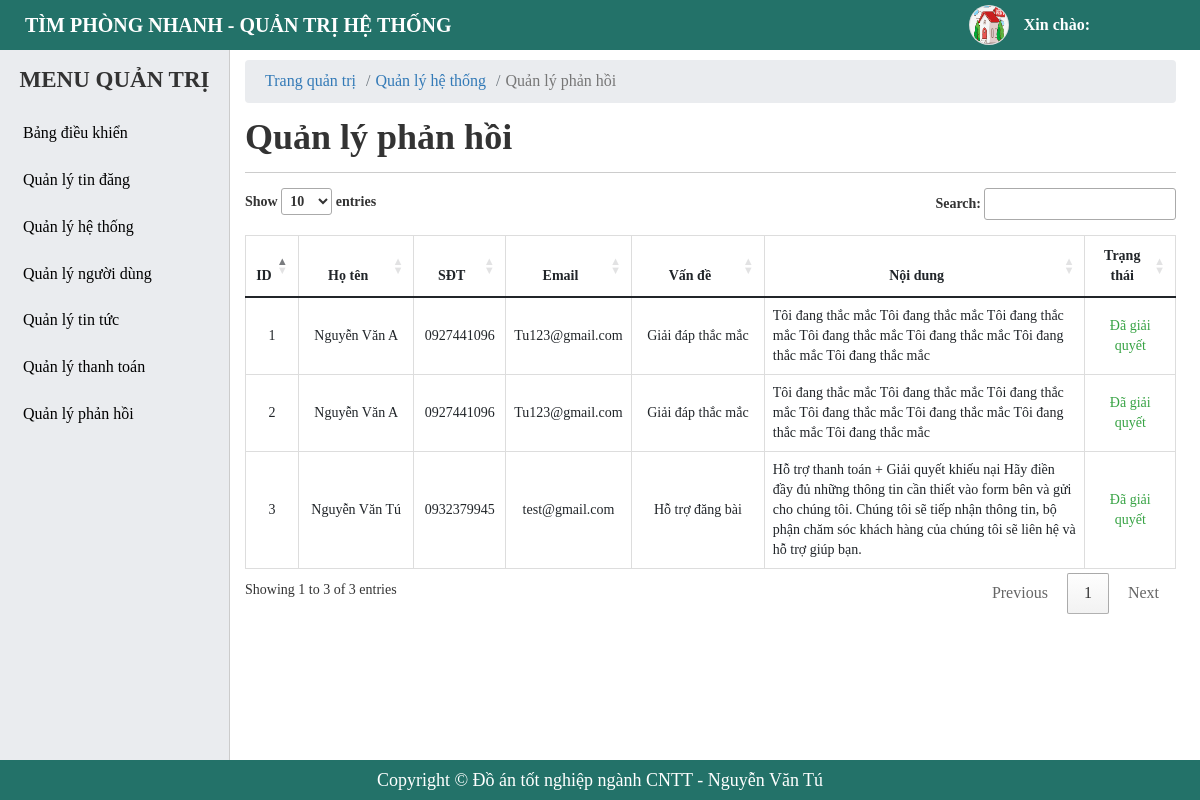
The app's page /admin/contact-manager.php with its own data.
### tables this page shows
CREATE TABLE `tbl_contact` (
  `id` int(11) NOT NULL,
  `name` varchar(255) NOT NULL,
  `phone` varchar(255) NOT NULL,
  `email` varchar(255) NOT NULL,
  `problem` tinyint(4) NOT NULL COMMENT 'vấn đề',
  `content` text NOT NULL COMMENT 'chi tiết, nội dung',
  `status` tinyint(4) NOT NULL DEFAULT 0,
  `created_at` timestamp NOT NULL DEFAULT current_timestamp()
);

### admin/contact-manager.php (the view, shortened to what this page needs)
<?php
    include './include/connect.php';
    $queryCon = $conn->prepare("SELECT * FROM tbl_contact WHERE status = 1");
    $queryCon->execute();
    $resultsCon = $queryCon->fetchAll(PDO::FETCH_OBJ);
?>
<!DOCTYPE html>
<html lang="en">
<head>
    <?php include('include/link-css.php');?>
</head>
<body>
    <?php
     include('include/header.php');
    ?>
    <div id="main">
        <?php
        include('include/sidebar.php');
        ?>
        <div id="main-right">
            <nav aria-label="breadcrumb">
                <ol class="breadcrumb">
                    <li class="breadcrumb-item"><a href="#">Trang quản trị</a></li>
                    <li class="breadcrumb-item"><a href="#">Quản lý hệ thống</a></li>
                    <li class="breadcrumb-item active" aria-current="page">Quản lý phản hồi</li>
                </ol>
            </nav>
            <section class="main-right-title">
                <div class="form-title">
                    <h1>Quản lý phản hồi</h1>
                </div>
            </section>
            <div class="main-right-table">
                <table class="table table-bordered table-post-list" id = "table-manage">
                    <thead>
                        <tr>
                            <th style="width: 5%;" >ID</th>
                            <th style="width: 13%;" >Họ tên</th>
                            <th style="width: 10%;" >SĐT</th>
                            <th style="width: 10%;" >Email</th>
                            <th style="width: 15%;" >Vấn đề</th>
                            <th style="width: 37%;" >Nội dung</th>
                            <th style="width: 10%;" >Trạng thái</th>
                        </tr>
                    </thead>
                    <tbody >
                        <?php foreach ($resultsCon as $key => $value) { ?>
                            <tr>
                                <td><?php echo $key+1 ?></td>
                                <td>
                                    <p><?php echo $value -> name ?></p>
                                </td>
                                <td>
                                    <p><?php echo $value -> phone ?></p>
                                </td>
                                <td>
                                    <p><?php echo $value -> email ?></p>
                                </td>
                                <td>
                                    <?php if($value -> problem == 1){ ?>
                                        <p>Giải đáp thắc mắc</p>
                                    <?php }if($value -> problem == 2){ ?>
                                        <p>Hỗ trợ đăng bài</p>
                                    <?php }if($value -> problem == 3){ ?>
                                        <p>Hỗ trợ thanh toán</p>
                                    <?php }if($value -> problem == 4){ ?>
                                        <p>Giải quyết khiếu nại</p>
                                    <?php } ?>
                                </td>
                                <td  style="text-align: left; ">
                                    <p><?php echo $value -> content ?></p>
                                </td>
                                <td>
                                    <p style = "color: #37a344;">Đã giải quyết</p>
                                </td>
                            </tr>
                        <?php } ?>
                    </tbody>
                </table>
            </div>
        </div>
    </div>
    <?php include('include/footer.php');?>
</body>
</html>

### admin/css/style.css (style rules this page uses)
* { margin: 0; padding: 0; box-sizing: border-box; font-family: "MS Mincho"; }
a, a:hover { text-decoration: none; transition: all 0.3s ease-in-out 0s; -moz-transition: all 0.3s ease-in-out 0s; -o-transition: all 0.3s ease-in-out 0s; -webkit-transition: all 0.3s ease-in-out 0s; -ms-transition: all 0.3s ease-in-out 0s; }
body { height: 100%; }
#main-right { padding: 60px 24px 50px 245px; }
#main-right .breadcrumb { background-color: #eaecef; padding: 10px 20px; margin-bottom: 0; }
#main-right li, #main-right a { font-size: 16px; }
.main-right-title { display: flex; justify-content: space-between; border-bottom: 1px solid #ccc; margin-bottom: 15px; }
.form-title { margin: 15px 0; }
.form-title h1 { font-weight: 700; }
#main-right .table-bordered th, .table-bordered td { text-align: center; font-size: 14px; }
.main-right-table .table-post-list { border-collapse: collapse; }
.table-post-list td { vertical-align: middle !important; white-space: normal; }

### records on screen
tbl_contact: name "Nguyễn Văn A", phone "0927441096", email "Tu123@gmail.com", problem "Giải đáp thắc mắc", content "Tôi đang thắc mắc Tôi đang thắc mắc Tôi đang thắc mắc Tôi đang thắc mắc Tôi đang thắc mắc Tôi đang thắc mắc Tôi đang thắc mắc"
tbl_contact: name "Nguyễn Văn A", phone "0927441096", email "Tu123@gmail.com", problem "Giải đáp thắc mắc", content "Tôi đang thắc mắc Tôi đang thắc mắc Tôi đang thắc mắc Tôi đang thắc mắc Tôi đang thắc mắc Tôi đang thắc mắc Tôi đang thắc mắc"
tbl_contact: name "Nguyễn Văn Tú", phone "0932379945", email "test@gmail.com", problem "Hỗ trợ đăng bài", content "Hỗ trợ thanh toán + Giải quyết khiếu nại Hãy điền đầy đủ những thông tin cần thiết vào form bên và gửi cho chúng tôi. Chúng tôi sẽ tiếp nhận thông tin, bộ phận chăm sóc khách hàng của chúng tôi sẽ liên hệ và hỗ trợ giúp bạn."
